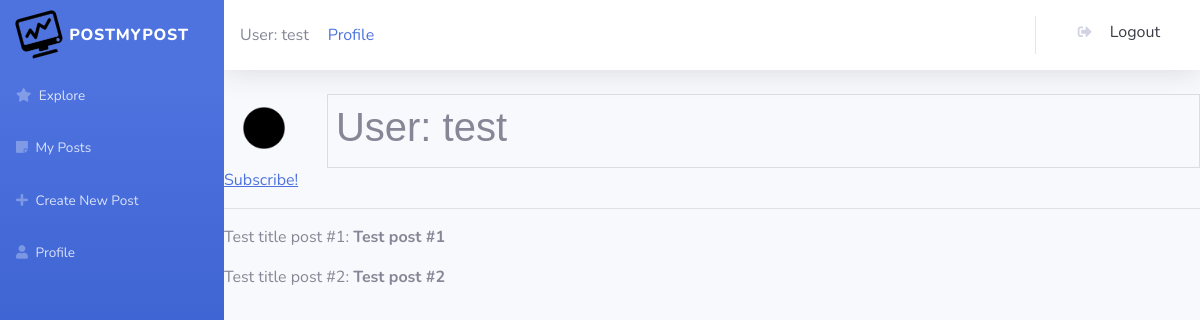
The page /user/test (signed in) on the database as committed earlier.
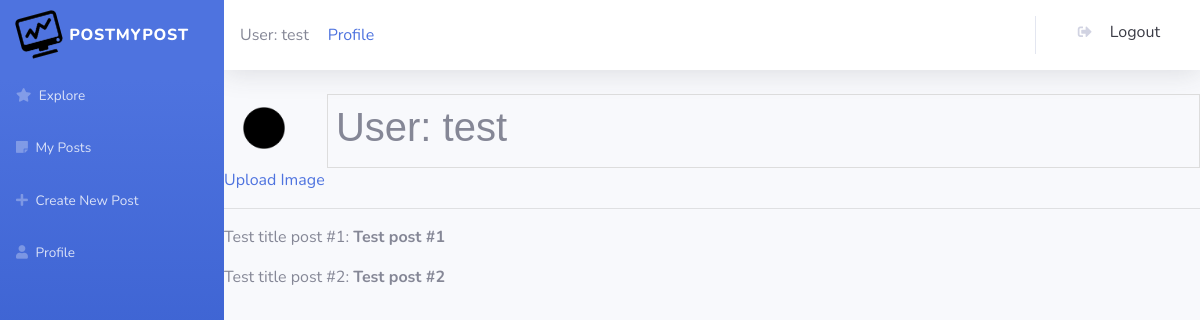
The same page on the database as committed later.
### sr_web_vuln/app/models.py (models this page shows, shortened)
class User(UserMixin, db.Model):
    id = db.Column(db.Integer, primary_key=True)
    username = db.Column(db.String(50), index=True, unique=True)
    role = db.Column(db.String(50), index=True, unique=True)
    password_hash = db.Column(db.String(128))
    posts = db.relationship("BlogPost")

### sr_web_vuln/app/routes.py (the view)
@app.route('/user/<username>')
@login_required
def user(username):
    user = User.query.filter_by(username=username).first_or_404()
    posts = [
        {'author': user, 'title': 'Test title post #1', 'body': 'Test post #1'},
        {'author': user, 'title': 'Test title post #2', 'body': 'Test post #2'}
    ]
    filename = os.path.join(app.config['UPLOAD_FOLDER'], username)
    if (os.path.exists(filename)):
        return render_template('user.html', user=user, posts=posts, filename=username)
    return render_template('user.html', user=user, posts=posts)

### sr_web_vuln/app/models.py (called while the page is built)
@login.user_loader
def load_user(id):
    return User.query.get(int(id))

### sr_web_vuln/app/templates/user.html
{% extends "base.html" %}
{% block content %}
    <table>
        <tr valign="top">
            <td style="display: block; margin-right: -3.2em; padding-left: 15px; border: 0;">
                {% if filename %}
                <img src="{{ url_for('display', filename=filename) }}" style="max-height: 50px; max-width: 50px;">
                {% else %}
                <img src="{{ url_for('display', filename='black.png') }}" style="max-height: 50px; max-width: 50px;">
                {% endif %}
            </td>
            <td>
                <h1>User: {{ user.username }}</h1>
            </td>
        </tr>
    </table>
    {% if user == current_user  %}
        {% if user.role == "subscriber" or user.role == "admin" %}
            <p><a href="{{ url_for('upload') }}">Upload Image</a></p>
        {% endif %}
        {% if user.role == "default" %}
            <p><a href="{{ url_for('subscribe') }}"><u>Subscribe!</u></a></p>
        {% endif %}
    {% endif %}
    <hr>
    {% for post in posts %}
    <p>
    {{ post.title }}: <b>{{ post.body }}</b>
    </p>
    {% endfor %}
{% endblock %}

### sr_web_vuln/app/templates/base.html (shortened to what this page needs)
<!DOCTYPE html>
<html>
    <head>
        <link
            rel="stylesheet"
            href="{{ url_for('static', filename='bootstrap.min.css') }}"
        />
        <link
        rel="stylesheet"
        href="https://use.fontawesome.com/releases/v5.7.1/css/all.css"
        />
    </head>
    <body id="page-top">
        <div id="wrapper">
            <nav class="navbar navbar-dark align-items-start sidebar sidebar-dark accordion bg-gradient-primary p-0">
                <div class="container-fluid d-flex flex-column p-0">
                    {% if current_user.is_anonymous %}
                    {% else %}
                    <a
                    class="navbar-brand d-flex justify-content-center align-items-center sidebar-brand m-0"
                    href="{{url_for('index')}}">
                        <div class="sidebar-brand-icon rotate-n-15">
                            <img src="{{ url_for('static', filename='logo.png') }}" style="width: 42px; height: 42px;">
                        </div>
                        <div class="sidebar-brand-text ml-2 pr-3">
                            <span>PostMyPost</span>
                        </div>
                    </a>
                    <ul class="nav navbar-nav text-light" id="accordionSidebar">
                        <li role="presentation" class="nav-item">
                            <a class="nav-link" href="{{url_for('explore')}}">
                                <i class="fas fa-star"></i>
                                <span>Explore</span>
                            </a>
                        </li>
                        <li role="presentation" class="nav-item">
                            <a class="nav-link" href="{{url_for('my_posts')}}">
                                <i class="fas fa-sticky-note"></i>
                                <span>My Posts</span>
                            </a>
                        </li>
                        <li role="presentation" class="nav-item">
                            <a class="nav-link" href="{{url_for('create_post')}}">
                                <i class="fas fa-plus"></i>
                                <span>Create New Post</span>
                            </a>
                        </li>
                        <li role="presentation" class="nav-item">
                            <a class="nav-link" href="{{url_for('index')}}">
                                <i class="fas fa-user"></i>
                                <span>Profile</span>
                            </a>
                        </li>
                    </ul>
                </div>
            </nav>
            <div class="d-flex flex-column" id="content-wrapper">
                <div id="content">
                    <nav class="navbar navbar-light navbar-expand bg-white shadow mb-4 topbar static-top">
                        <div class="container-fluid">
                            <span>User: {{current_user.username}}</span>
                            <span style="margin-left: 2%;">
                                <a href="{{ url_for('user', username=current_user.username) }}">Profile</a>
                            </span>
                            <ul class="nav navbar-nav flex-nowrap ml-auto">
                                <div class="nav-item dropdown no-arrow">
                                    <a class="dropdown-item" role="presentation" href="{{url_for('logout')}}">
                                    <i class="fas fa-sign-out-alt fa-sm fa-fw mr-2 text-gray-400"></i>
                                    &nbsp;Logout</a>
                                </div>
                            </ul>
                        </div>
                    </nav>
                    {% block content %}{% endblock %}
                </div>
            </div>
            {% endif %}
        </div>
    </body>
</html>

### sr_web_vuln/app/templates/base.html (style rules this page uses)
table { font-family: arial, sans-serif; border-collapse: collapse; width: 100%; }
td, th { border: 1px solid #dddddd; text-align: left; padding: 8px; }

Rows that differ between the two databases and show on the page:
changed User "test": role "default" → "subscriber" (drawn)
Other text that changed with them:
text no longer shown: "Subscribe!"
text now shown: "Upload Image"
